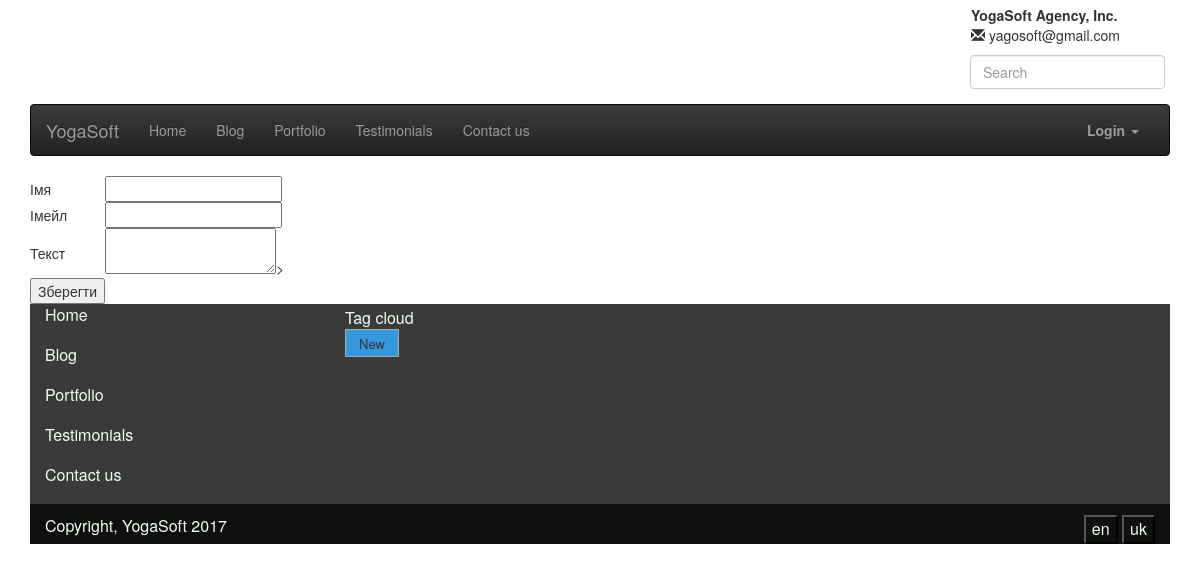
The page /app/testimonials/ on the database as committed earlier.
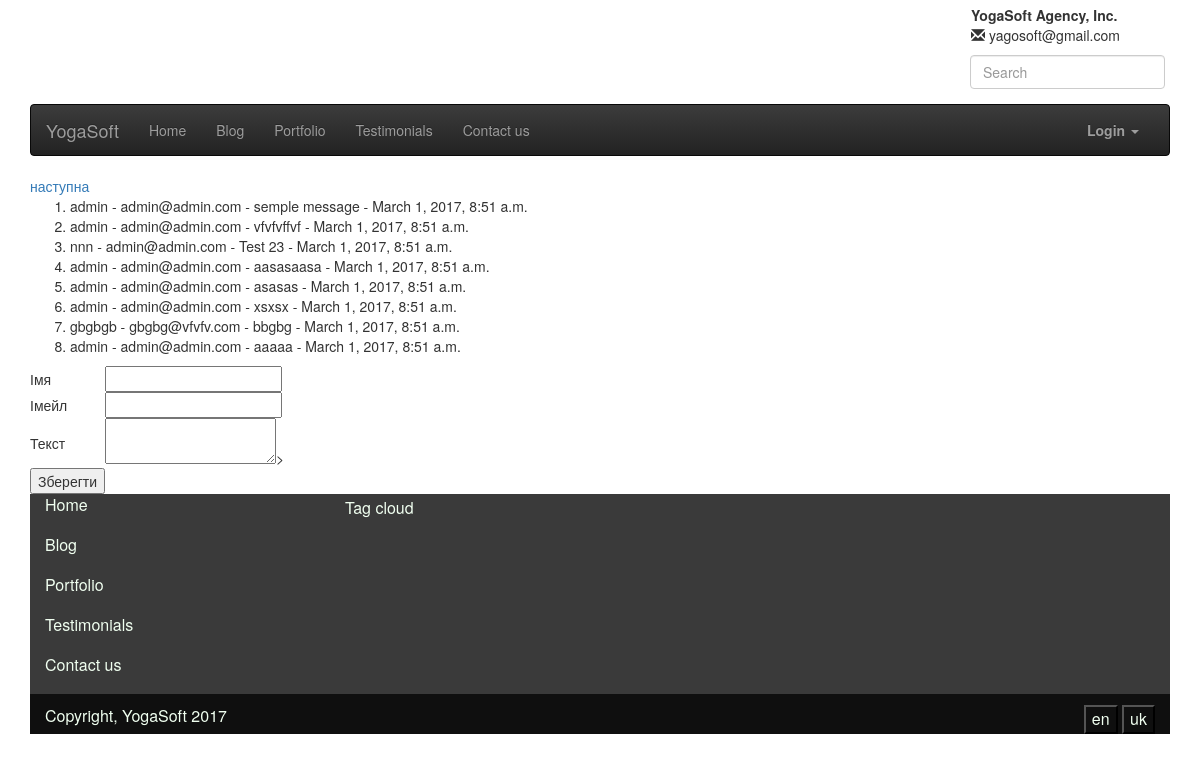
The same page on the database as committed later.
### app/models.py (models this page shows)
class Tag(models.Model):
    name = models.CharField(max_length=50)
    def __str__(self):
        return self.name

class Testimonial(models.Model):
    author_name = models.CharField(max_length=100)
    author_email = models.EmailField()
    message = models.TextField()
    is_moderated = models.BooleanField(default=False)
    date = models.DateTimeField(auto_now_add=True)

### app/views.py (the view, shortened to what this page needs)
# urls.py: url(r'testimonials/$', views.Testimonials.as_view(), name="testimonials"),
class Testimonials(ListView):
    model = Testimonial
    template_name = "app/testimonials.html"
    paginate_by = TESTIMONIALS_ON_PAGE
    context_object_name = "testimonials"
    def get_queryset(self):
        return Testimonial.objects.filter(is_moderated=True).order_by('-date')

### app/templatetags/popular_tags.py (called while the page is built)
@register.inclusion_tag('app/tagcloud.html')
def popular_tags():
    context = list(Tag.objects.all())
    return {'tags': context}

### app/templates/app/testimonials.html (shortened to what this page needs)
{% extends 'base.html' %}
{% block content %}
    {% if page_obj.has_next %}
    <a href="{% url 'app:testimonials' %}?page={{ page_obj.next_page_number }}">наступна</a>
    {% endif %}
    <ol>
        {% for tstm in testimonials %}
            <li>{{ tstm.author_name }} - {{ tstm.author_email }} - {{ tstm.message }} - {{ tstm.date}}</li>
        {% endfor %}
    </ol>
    <form action="{% url 'app:testimonials' %}" method="POST" onsubmit="return confirm('Зберегти відгук?')">
    <table>
    <tr>
        <td>Імя</td>
        <td><input type="text" name="author_name" maxlength="30" required></td>
    </tr>
     <tr>
        <td>Імейл</td>
        <td><input type="email" name="author_email" maxlength="30" required></td>
    </tr>
     <tr>
        <td>Текст</td>
         <td><textarea name="message" maxlength="400" required></textarea>></td>
    </tr>
    <tr>
        <td><input type="submit" value="Зберегти" name="save"></td>
    </tr>
    </table>
</form>
{% endblock %}

### templates/base.html (shortened to what this page needs)
<!DOCTYPE html>
<html lang="en">
{% load static %}
{% load i18n %}
{% load popular_tags %}
  <head>
    <link href="{% static 'css/styles.css' %}" rel="stylesheet"/>
      <link rel="stylesheet" href="https://maxcdn.bootstrapcdn.com/bootstrap/3.3.7/css/bootstrap.min.css"
>
      <link rel="stylesheet" href="https://maxcdn.bootstrapcdn.com/bootstrap/3.3.7/css/bootstrap-theme.min.css"
>
	    <link href="{% static 'assets/font-awesome/css/font-awesome.css' %}" rel="stylesheet">
  </head>
  <body>
   <div class="container theme-showcase" role="main">
        <div id="addressdiv" class="container-fluid">
             <address id="address" class="pull-right">
            <strong class="littlespace">YogaSoft Agency, Inc.</strong><br>
                 <span class="glyphicon glyphicon-envelope littlespace"></span>
              yagosoft@gmail.com<br>
                 <form  role="search">
                    <div class="form-group">
                    <input id="search" type="text" class="form-control" placeholder="{% trans "Search" %}">
                    </div>
              </form>
        </address>
        </div>
     <nav class="navbar navbar-inverse ">
      <div class="container-fluid">
          <div class="navbar-header">
            <a class="navbar-brand" href="#">YogaSoft</a>
          </div>
          <div class="collapse navbar-collapse" id="bs-example-navbar-collapse-1">
              <ul class="nav navbar-nav">
                  <li><a href="{% url 'app:index_page' %}">{% trans "Home" %}</a></li>
                  <li><a href="{% url 'app:blog_list_view' %}">{% trans "Blog" %}</a></li>
                  <li><a href="{% url 'app:portfolio' %}">{% trans "Portfolio" %}</a></li>
                  <li><a href="{% url 'app:testimonials' %}">{% trans "Testimonials" %}</a></li>
                  <li><a href="{% url 'app:contact_us' %}">{% trans "Contact us" %}</a></li>
              </ul>
           {% if request.user.is_authenticated %}
              <ul class="nav navbar-nav pull-right">
                  <li>  {% if user.useryoga.is_admin or user.is_superuser %}
                        <li><a href="{% url "app:site_admin" %}">{% trans "Administration" %}</a></li>
                        {% endif %}
                        <li><a href="/logout">{% trans "Logout" %} {{ user.username }}</a></li>
                  </li>
              </ul>
          {% else %}
               <ul class="nav navbar-nav navbar-right ">
                       <li  class="dropdown">
                            <a href="#" class="dropdown-toggle" data-toggle="dropdown">
                                <b>{% trans "Login" %}</b> <span class="caret"></span></a>
                </li>
               </ul>
           {% endif %}
          </div>
      </div>
    </nav>
        <div id="ajax">
     {% block content %}
     {%  endblock  %}
        </div>
        <div id="first_footer" class="row-fluid">
            <div class="col-lg-3 col-md-3 col-sm-3 classfirstfooter">
                <div class="myclas2">
                   <a class="colorhrefsfooter" href="{% url 'app:index_page' %}">{% trans "Home" %}</a>
                </div>
                <div class="myclas2">
                   <a class="colorhrefsfooter" href="{% url 'app:blog_list_view' %}">{% trans "Blog" %}</a>
                </div>
                <div class="myclas2">
                   <a class="colorhrefsfooter" href="{% url 'app:portfolio' %}">{% trans "Portfolio" %}</a>
                </div>
                <div class="myclas2">
                   <a class="colorhrefsfooter" href="#">{% trans "Testimonials" %}</a>
                </div>
                <div class="myclas2">
                   <a class="colorhrefsfooter" href="{% url 'app:contact_us' %}">{% trans "Contact us" %}</a>
                </div>
            </div>
            <div class="col-lg-3 col-md-3 col-sm-3  classfirstfooter" >
                <div class="myclas">
                    {% trans "Tag cloud" %}
                    <br>
                    <div class="tagcloud">
                {% popular_tags %}
                    </div>
                </div>
            </div>
        </div>
       <div id="second_footer" class="row-fluid">
           <div class="myclas"> {% trans "Copyright, YogaSoft 2017" %}  </div>
           <div class="myclas pull-right">
               <div class="inlineblock">
               <form action="{% url 'set_language' %}" method="post">{% csrf_token %}
                    <input class="inputCss" name="language" type="submit" value="en" />
                </form></div>
               <div class="inlineblock">
                <form action="{% url 'set_language' %}" method="post">{% csrf_token %}
                    <input class="inputCss" name="language" type="submit" value="uk" />
                </form></div>
           </div>
           </div>
       </div>
</body>
</html>

### app/templates/app/tagcloud.html
<ul>
    {% for i in tags %}
        <li><a href="{% url 'app:blog_list_view_tag' tag=i %}">{{ i }}</a></li>
    {% endfor %}
</ul>

### app/static/css/styles.css (style rules this page uses)
#first_footer { background-color: #3a3a3a; min-height: 200px; height: auto; overflow: hidden; position: relative; width: 100%; }
#second_footer { background-color: #0f0f0f; height: 40px; }
.myclas { font-size: medium; color: honeydew; display: inline-block; padding-left: 15px; padding-right: 15px; margin-top: 1%; }
.myclas2 { display: block; height: 30px; width: fit-content; margin-bottom: 10px; }
.colorhrefsfooter { color: honeydew; }
.form-group { padding-left: 5px; padding-right: 5px; padding-top: 10px; }
.classfirstfooter { font-size: initial; color: honeydew; display: inline-block; }
#addressdiv { padding-right: 0px; }
.littlespace { padding-left: 6px; }
#address { margin-bottom: 0px; margin-top: 5px; }
.inlineblock { display: inline-block; }
.inputCss { background-color: #0f0f0f; }

Rows that differ between the two databases and show on the page:
removed Tag: name "New"
added Testimonial: author_name "admin", author_email "admin@admin.com", message "semple message", date "March 1, 2017, 8:51 a.m."
added Testimonial: author_name "admin", author_email "admin@admin.com", message "vfvfvffvf", date "March 1, 2017, 8:51 a.m."
added Testimonial: author_name "nnn", author_email "admin@admin.com", message "Test 23", date "March 1, 2017, 8:51 a.m."
added Testimonial: author_name "admin", author_email "admin@admin.com", message "aasasaasa", date "March 1, 2017, 8:51 a.m."
added Testimonial: author_name "admin", author_email "admin@admin.com", message "asasas", date "March 1, 2017, 8:51 a.m."
added Testimonial: author_name "admin", author_email "admin@admin.com", message "xsxsx", date "March 1, 2017, 8:51 a.m."
added Testimonial: author_name "gbgbgb", author_email "gbgbg@vfvfv.com", message "bbgbg", date "March 1, 2017, 8:51 a.m."
added Testimonial: author_name "admin", author_email "admin@admin.com", message "aaaaa", date "March 1, 2017, 8:51 a.m."
Other text that changed with them:
text now shown: "наступна"
